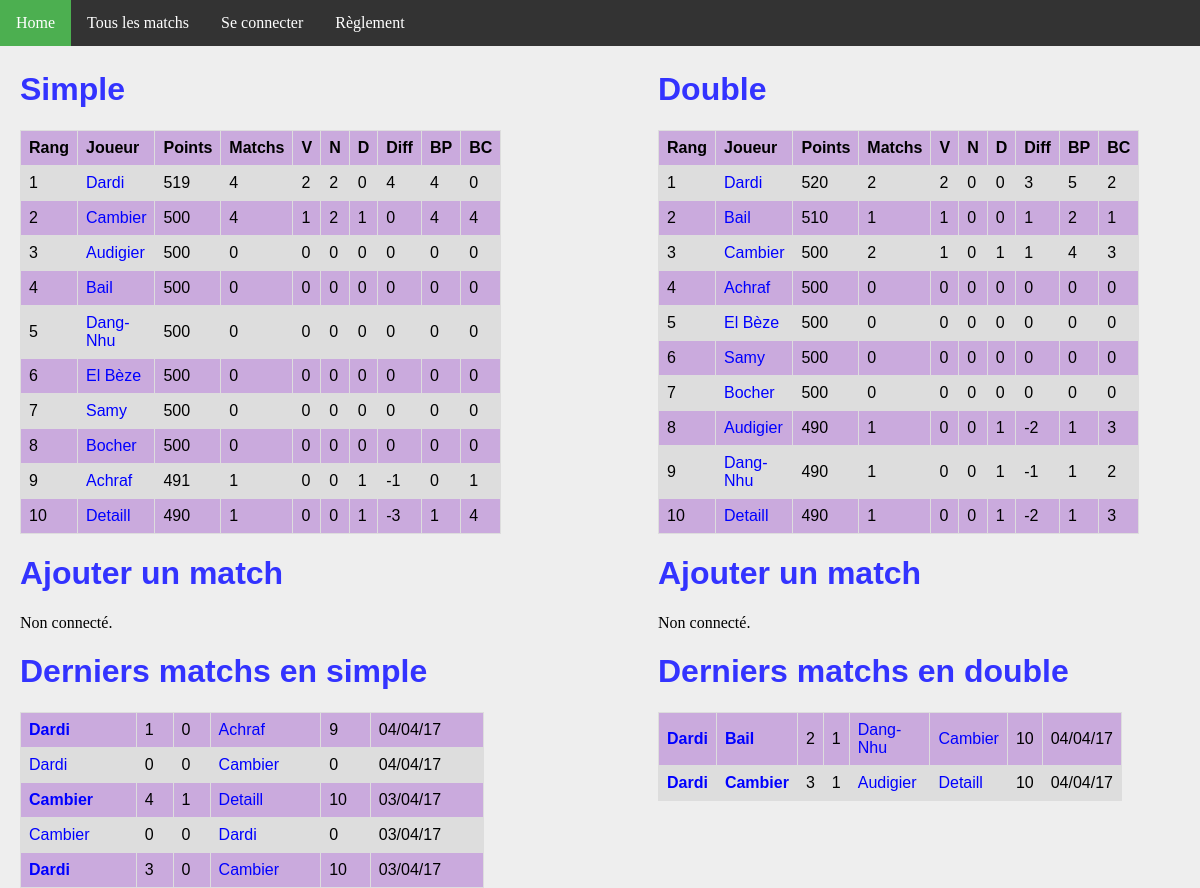
/, run on an earlier commit of the app's database.
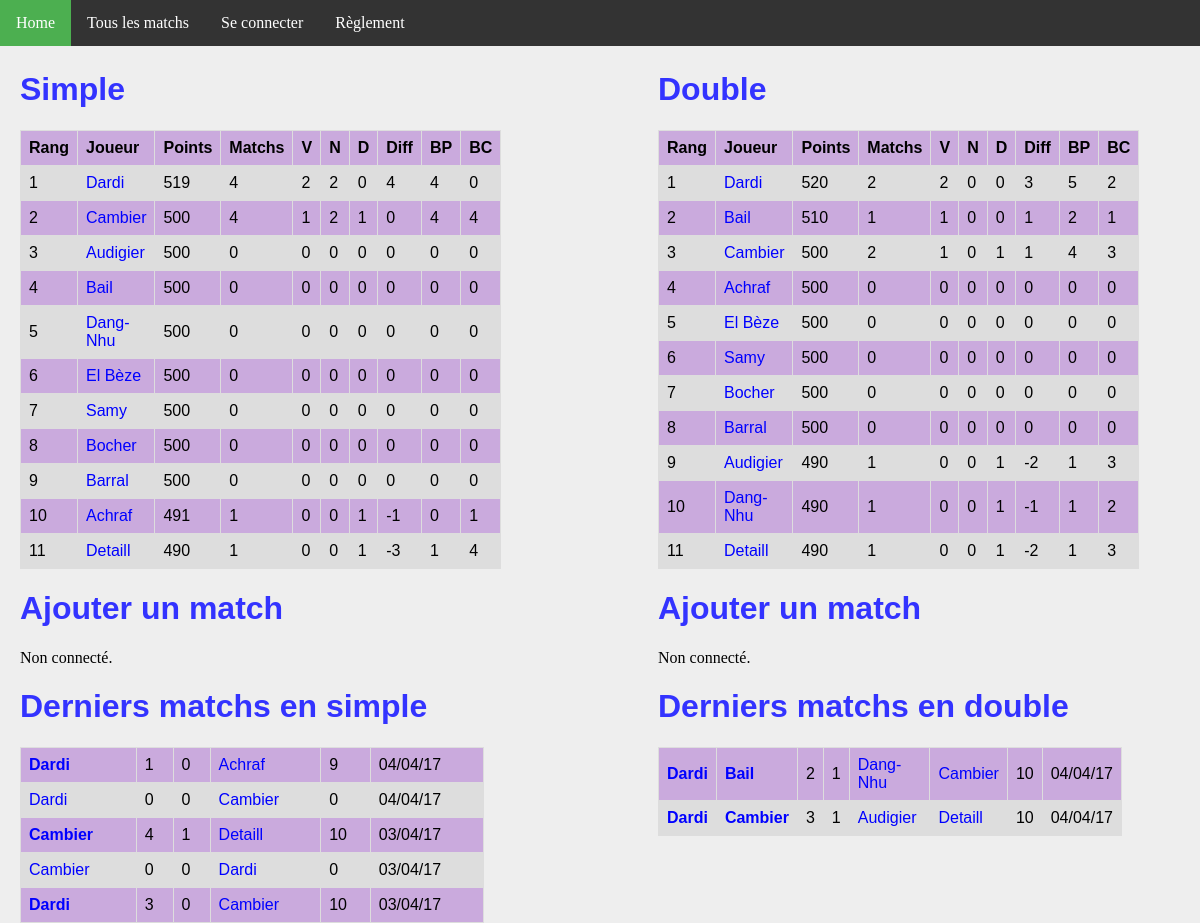
And on a later commit of the database.
### ranking/models.py (models this page shows, shortened)
class Joueur(models.Model):
    user = models.OneToOneField(User, on_delete=models.CASCADE)
    pseudo = models.CharField(max_length = 50, default="Pax lambda")
    simple_score = models.IntegerField(default=500)
    simple_rang = models.IntegerField(default=0)
    simple_victoires = models.IntegerField(default=0)
    simple_nuls = models.IntegerField(default=0)
    simple_defaites = models.IntegerField(default=0)
    simple_buts_pour = models.IntegerField(default=0)
    simple_buts_contre = models.IntegerField(default=0)
    double_score = models.IntegerField(default=500)
    double_rang = models.IntegerField(default=0)
    double_victoires = models.IntegerField(default=0)
    double_nuls = models.IntegerField(default=0)
    double_defaites = models.IntegerField(default=0)
    double_buts_pour = models.IntegerField(default=0)
    double_buts_contre = models.IntegerField(default=0)
    @property
    def simple_matchs(self):
        return self.simple_nuls + self.simple_victoires + self.simple_defaites
    @property
    def double_matchs(self):
        return self.double_nuls + self.double_victoires + self.double_defaites
    @property
    def simple_diff(self):
        return self.simple_buts_pour - self.simple_buts_contre
    @property
    def double_diff(self):
        return self.double_buts_pour - self.double_buts_contre

class MatchSimple(models.Model):
    domicile = models.ForeignKey('Joueur', related_name = 'dom')
    exterieur = models.ForeignKey('Joueur', related_name = 'exte')
    date = models.DateTimeField(auto_now_add=True)
    buts_domicile = models.IntegerField(default=0)
    buts_exterieur = models.IntegerField(default=0)
    points = models.IntegerField(default=0)
    @property
    def winner(self):
        if self.buts_domicile > self.buts_exterieur:
            return 1.
        elif self.buts_domicile < self.buts_exterieur:
            return 0.
        else:
            return 0.5

class MatchDouble(models.Model):
    domicile_1 = models.ForeignKey('Joueur', related_name = 'dom1')
    domicile_2 = models.ForeignKey('Joueur', related_name = 'dom2')
    exterieur_1 = models.ForeignKey('Joueur', related_name = 'exte1')
    exterieur_2 = models.ForeignKey('Joueur', related_name = 'exte2')
    date = models.DateTimeField(auto_now_add=True)
    buts_domicile = models.IntegerField(default=0)
    buts_exterieur = models.IntegerField(default=0)
    points = models.IntegerField(default=0)
    @property
    def winner(self):
        if self.buts_domicile > self.buts_exterieur:
            return 1.
        elif self.buts_domicile < self.buts_exterieur:
            return 0.
        else:
            return 0.5

### ranking/views.py (the view)
# urls.py: url(r'^$', views.index, name='index'),
def index(request):
    n_matchs = 10
    context = {
        'simple_ranking': Joueur.objects.order_by('simple_rang').all(),
        'double_ranking': Joueur.objects.order_by('double_rang').all(),
        'simple_matchs': MatchSimple.objects.order_by('-date').all()[:n_matchs],
        'double_matchs': MatchDouble.objects.order_by('-date').all()[:n_matchs],
    }
    return render(request, 'index.html', context)

### ranking/templates/index.html (shortened to what the changed rows need)
{% extends 'base.html' %}
{% block body %}
<div id="column1" style="float:left; margin:0; width:40%;">
    <h1>Simple</h1>
    <table>
        <tr>
            <th>Rang</th>
            <th>Joueur</th>
            <th>Points</th>
            <th>Matchs</th>
            <th>V</th>
            <th>N</th>
            <th>D</th>
            <th>Diff</th>
            <th>BP</th>
            <th>BC</th>
        </tr>
        {% for j in simple_ranking %}
        <tr>
            <td>{{ j.simple_rang }}</td>
            <td><a class='joueur' href="{% url 'joueur' j.id %}">{{j.pseudo}}</a></td>
            <td>{{j.simple_score}}</td>
            <td>{{j.simple_matchs}}</td>
            <td>{{j.simple_victoires}}</td>
            <td>{{j.simple_nuls}}</td>
            <td>{{j.simple_defaites}}</td>
            <td>{{j.simple_diff}}</td>
            <td>{{j.simple_buts_pour}}</td>
            <td>{{j.simple_buts_contre}}</td>
        </tr>
        {% endfor %}
    </table>
    <h1>Ajouter un match</h1>
    <h1>Derniers matchs en simple</h1>
    <table>
        {% for m in simple_matchs %}
        <tr>
            <td {% if m.winner == 1 %} style='font-weight:bold'{% endif %} >
                <a class="joueur" href="{% url 'joueur' m.domicile.id %}">{{m.domicile.pseudo}}</a>
            </td>
            <td>{{m.buts_domicile}}</td>
            <td>{{m.buts_exterieur}}</td>
            <td {% if m.winner == 0 %} style='font-weight:bold'{% endif %} >
                <a class='joueur' href="{% url 'joueur' m.exterieur.id %}">{{m.exterieur.pseudo}}</a>
            </td>
            <td>{{m.points}}</td>
            <td>{{m.date | date:'d/m/y'}}</td>
        </tr>
        {% endfor %}
    </table>
</div>
<div id="column2" style="float:left; margin-left:15%;width:40%;">
<h1>Double</h1>
<table>
    <tr>
        <th>Rang</th>
        <th>Joueur</th>
        <th>Points</th>
        <th>Matchs</th>
        <th>V</th>
        <th>N</th>
        <th>D</th>
        <th>Diff</th>
        <th>BP</th>
        <th>BC</th>
    </tr>
    {% for j in double_ranking %}
    <tr>
        <td>{{ j.double_rang }}</td>
        <td><a class='joueur' href="{% url 'joueur' j.id %}">{{j.pseudo}}</a></td>
        <td>{{j.double_score}}</td>
        <td>{{j.double_matchs}}</td>
        <td>{{j.double_victoires}}</td>
        <td>{{j.double_nuls}}</td>
        <td>{{j.double_defaites}}</td>
        <td>{{j.double_diff}}</td>
        <td>{{j.double_buts_pour}}</td>
        <td>{{j.double_buts_contre}}</td>
    </tr>
    {% endfor %}
    </table>
    <h1>Ajouter un match</h1>
    <h1>Derniers matchs en double</h1>
    <table>
        {% for m in double_matchs %}
        <tr>
            <td {% if m.winner == 1 %} style='font-weight:bold'{% endif %} >
                <a class="joueur" href="{% url 'joueur' m.domicile_1.id %}">{{m.domicile_1.pseudo}}</a>
            </td>
            <td {% if m.winner == 1 %} style='font-weight:bold'{% endif %} >
                <a class="joueur" href="{% url 'joueur' m.domicile_2.id %}">{{m.domicile_2.pseudo}}</a>
            </td>
            <td>{{m.buts_domicile}}</td>
            <td>{{m.buts_exterieur}}</td>
            <td {% if m.winner == 0 %} style='font-weight:bold'{% endif %} >
                <a class='joueur' href="{% url 'joueur' m.exterieur_1.id %}">{{m.exterieur_1.pseudo}}</a>
            </td>
            <td {% if m.winner == 0 %} style='font-weight:bold'{% endif %} >
                <a class='joueur' href="{% url 'joueur' m.exterieur_2.id %}">{{m.exterieur_2.pseudo}}</a>
            </td>
            <td>{{m.points}}</td>
            <td>{{m.date | date:'d/m/y'}}</td>
        </tr>
        {% endfor %}
    </table>
    </div>
{% endblock %}

What changed in the data, as far as the page shows it:
changed Joueur "Audigier": double_rang "8" → "9"
changed Joueur "Dang-Nhu": double_rang "9" → "10"
added Joueur: simple_rang "9", pseudo "Barral", simple_score "500", simple_matchs "0", simple_victoires "0", simple_nuls "0", simple_defaites "0", simple_diff "0", simple_buts_pour "0", simple_buts_contre "0", double_rang "8", double_score "500", double_matchs "0", double_victoires "0", double_nuls "0", double_defaites "0", double_diff "0", double_buts_pour "0", double_buts_contre "0"
changed Joueur "Achraf": simple_rang "9" → "10"
changed Joueur "Detaill": simple_rang "10" → "11"; double_rang "10" → "11"
